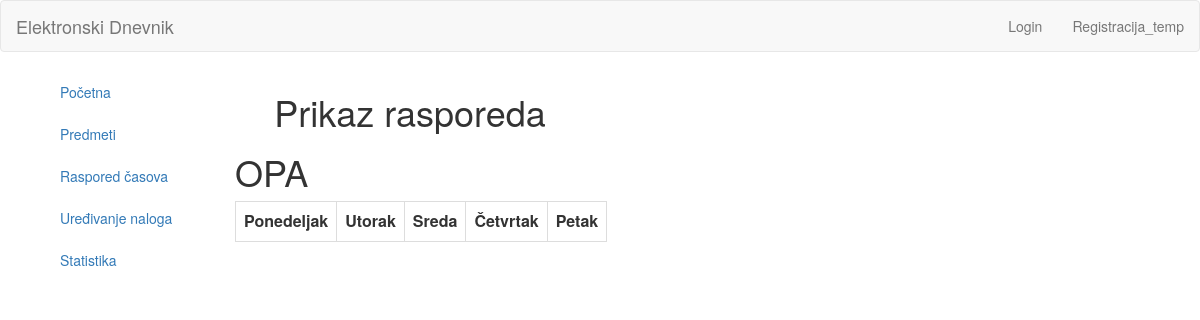
The page /index.php/koordinator/prikazRasporeda on the database as committed earlier.
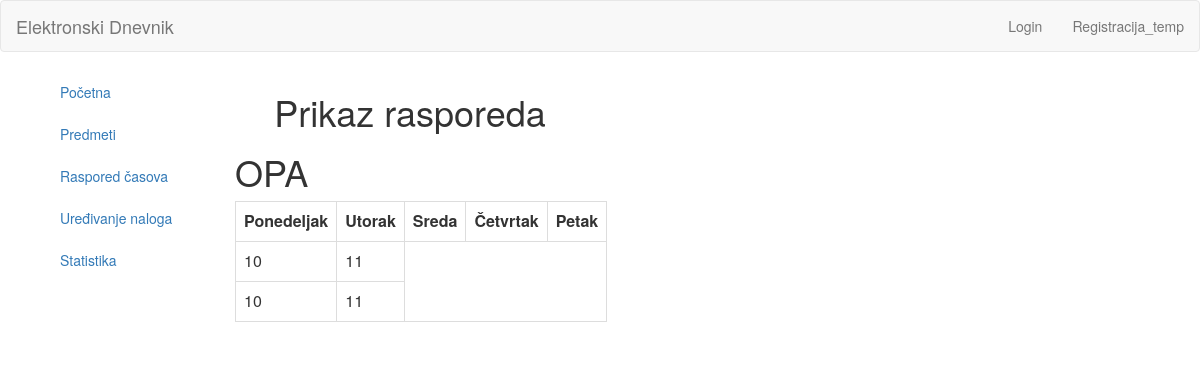
The same page on the database as committed later.
### tables this page shows
CREATE TABLE `raspored` (
  `id` int(11) NOT NULL,
  `odeljenjeId` int(25) NOT NULL,
  `dan` varchar(255) NOT NULL,
  `brojCasa` int(11) NOT NULL,
  `nastavnikId` int(11) NOT NULL,
  `kabinet` varchar(255) NOT NULL,
  `predmetId` int(11) NOT NULL
);

### application/controllers/Koordinator.php (called while the page is built, shortened)
<?php
	class Koordinator extends CI_Controller{
		public function prikazRasporeda(){
			$this->load->model('Koordinator_model');
				$this->prikazRasporedaO();
		}
		public function prikazRasporedaO(){
			$data['title'] = 'Prikaz rasporeda';
			$this->load->model('Koordinator_model');
			$data["fetch_data_o"] = $this->Koordinator_model->getOdeljenje();
			$data['rasporedi'] = $this->Koordinator_model->getRasporede();
			if($this->form_validation->run() === FALSE){
				$this->load->view('templates/header');
				$this->load->view('koordinator/prikazRasporedaO', $data);
				$this->load->view('templates/footer');
			}
			else{
				$this->Koordinator_model->raspored();
				redirect('koordinator/index');
			}
		}
	}

### index.php (called while the page is built, shortened)
<?php
require_once BASEPATH.'core/CodeIgniter.php';

### application/models/koordinator_model.php (called while the page is built, shortened)
<?php
	class Koordinator_model extends CI_Model{
		public function getRasporede(){
			$query = $this->db->get_where('raspored',array('brojCasa' => 1 ));
			return $query;
		}
		public function getOdeljenje(){
			$this->db->where('odeljenjeId', '2');
			$this->db->where('dan', 'ponedeljak');
			$query = $this->db->get_where('raspored');
			return $query;
		}
	}

### application/views/koordinator/prikazRasporedaO.php (the view)
<?php echo form_open('koordinator/prikazRasporedaO'); ?>
<div class="col col-lg-2 col-md-3 col-sm-3 col-xs-12 left-container">
	<div class="tm-left-inner-container">
		<ul class="nav nav-stacked css-nav">
			<li><a href="<?php echo base_url(); ?>koordinator/index">Početna</a></li>
			<li><a href="<?php echo base_url(); ?>koordinator/predmeti">Predmeti</a></li>
			<li><a href="<?php echo base_url(); ?>koordinator/raspored">Raspored časova</a></li>
			<li><a href="<?php echo base_url(); ?>koordinator/uredjivanje">Uređivanje naloga</a></li>
			<li><a href="<?php echo base_url(); ?>koordinator/statistika">Statistika</a></li>
		</ul>
	</div>
</div>
<div class="col col-lg-8 col-md-7 col-sm-7 col-xs-12 right-container">
	<div class="tm-right-inner-container">
<div class="row">
	<div class="col-md-6">
		<h1 class="text-center"><?php echo $title; ?></h1>
		<h1>OPA</h1>
<table class = "table table-bordered">
	<tr colspan = "5">
		<td><strong>Ponedeljak</strong></td>
		<td><strong>Utorak</strong></td>
		<td><strong>Sreda</strong></td>
		<td><strong>Četvrtak</strong></td>
		<td><strong>Petak</strong></td>
     </tr>
			<?php
			if ($fetch_data_o->num_rows() > 0){
				foreach($fetch_data_o->result() as $row){
			?>
			<tr>
			<?php
			foreach($rasporedi->result() as $rowN){
				if('ponedeljak' === $rowN->dan){
					?>
					 <td>  <?php echo $rowN->predmetId; ?>   </td>
					<?php
				}
			}
			?>
			</tr>
			<?php
			}
		}
?>
  </table>
	</div>
	</div>
</div>
</div>
<?php echo form_close(); ?>

Rows that differ between the two databases and show on the page:
added raspored: predmetId "10"
added raspored: predmetId "11"
